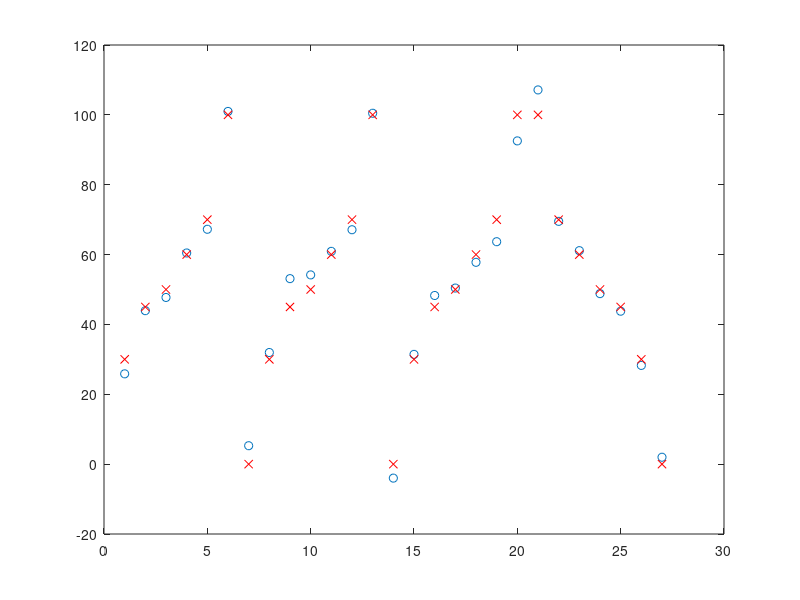

This figure's MATLAB source:
%PA calibration global background

Data = [...
 2	30	15681.89018	 13240.4924	 1.184388745;...
2	45	16663.34357	13891.00368	1.199578084;...
2	50	17090.55094	14187.25867	1.204640822;...
2	60	17861.87517	14694.34386	1.215561262;...
2	70	18512.31769	15132.60932	1.223339432;...
2	100	20773.12488	16586.27678	1.252428447;...
3	0	19793.91518	16341.96372	1.211232354;...
3	30	22556.54132	18128.41219	1.244264587;...
3	45	23907.63548	18935.65583	1.26257235;...
3	50	24438.86839	19288.91829	1.266990093;...
3	60	25531.64491	19984.60782	1.277565472;...
3	70	26442.69792	20554.97313	1.286437971;...
3	100	29544.77031	22388.22781	1.319656498;...
4	0	26005.50816	20800.71062	1.250222102;...
4	30	29507.20128	22825.51322	1.29272893;...
4	45	31151.24995	23759.55025	1.311104361;...
4	50	31820.64269	24175.86345	1.316215355;...
4	60	33226.76431	25018.26817	1.328100094;...
4	70	34373.19	25698.37171	1.337562955;...
4	100	38223.80824	27855.82163	1.372201788;...
5	100	45607.01643	32226.4574	1.415204156;...
5	70	41222.56818	30004.26358	1.37389035;...
5	60	39874.11302	29258.9085	1.362802478;...
5	50	38233.02919	28381.01534	1.347133946;...
5	45	37475.22432	27960.88011	1.340273417;...
5	30	35571.41274	26967.55967	1.319044555;...
5	0	31473.07599	24696.32238	1.27440335;...
];


Data(:,3)=Data(:,3)/1000;
%temp = Data(:,3);
Data(:,4)=Data(:,4)/1000;
Data(:,3)=Data(:,3)./Data(:,4);
%Data(:,4) = temp;
B=[Data(:,1) Data(:,2)];
A=[ones(size(Data,1),1) Data(:,3) Data(:,4) Data(:,3).^2 Data(:,4).^2 Data(:,3).*Data(:,4)];
X=A\B
Result=A*X;
figure;plot(Result(:,2),'o');hold on;
plot(Data(:,2),'rx');

dev_thickness = (sum((Data(:,1)-Result(:,1)).^2)./size(Data,1)).^0.5
dev_density = (sum((Data(:,2)-Result(:,2)).^2)./size(Data,1)).^0.5
d = 1;
%dev = (sum((Data(:,2)-Result(:,2)).^2)./size(Data,1)).^0.5
;
